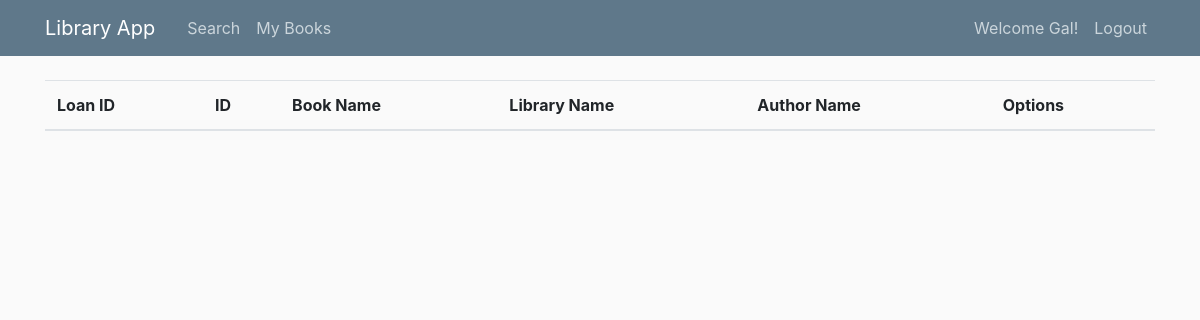
Page /ownedBooks (signed in) on the earlier database version.
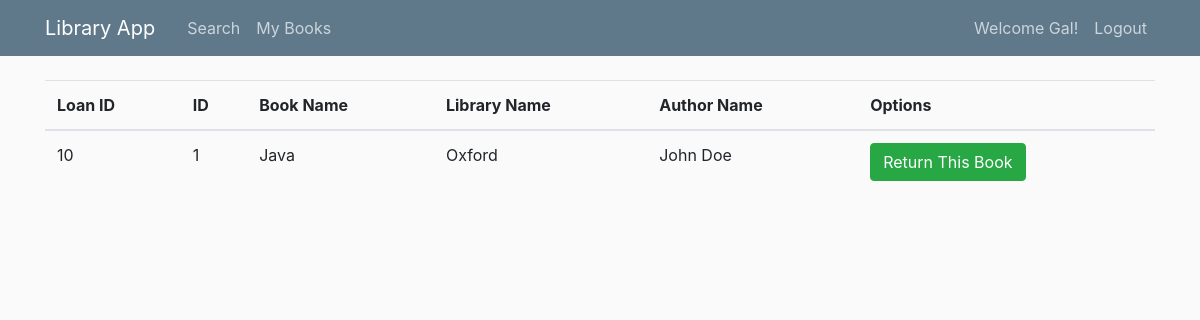
Same page on the later database version.
### models.py (models this page shows, shortened)
class LoanedBook(db.Model):
    loan_id = db.Column(db.Integer, primary_key=True, autoincrement=True)
    member_number = db.Column(db.Integer, db.ForeignKey('membership.member_number'), nullable=False)
    book_id = db.Column(db.Integer, db.ForeignKey('book_in_library.id'), nullable=False)
    library_name = db.Column(db.String(50), nullable=False)
    loan_date = db.Column(db.String(15), nullable=False)
    return_date = db.Column(db.String(15))

class BookInLibrary(db.Model):
    id = db.Column(db.Integer, primary_key=True, autoincrement=True)
    book_name = db.Column(db.String(30), db.ForeignKey('book.bookName'), nullable=False)
    library_name = db.Column(db.String(50), db.ForeignKey('library.libraryName'), nullable=False)
    loan_book_id = db.relationship('LoanedBook', backref='b_id', lazy=True)

class Book(db.Model):
    bookName = db.Column(db.String(30), primary_key=True)
    authorName = db.Column(db.String(30), nullable=False)
    genre_type = db.Column(db.String(30), db.ForeignKey('genre.genre_type'), nullable=False)
    book_il = db.relationship('BookInLibrary', backref='book', lazy=True)

### library.py (the view)
@app.route('/ownedBooks', methods=['GET', 'POST'])
@login_required
def owned_books():
    form = ReturnBookForm()
    user1 = current_user
    current_member = Membership.query.filter_by(member_id=user1.id).first()
    b = LoanedBook.query.filter_by(member_number=current_member.member_id).filter_by(return_date=None)
    if request.method == "POST":
        return_book = request.form.get('return_book')
        book_to_update = LoanedBook.query.filter_by(loan_id=return_book).first()
        book_to_update.return_date = datetime.today().date()
        db.session.commit()
        redirect(url_for('home'))
    return render_template('ownedBooks.html', books=b, return_book=form)

### models.py (called while the page is built)
@login_manager.user_loader
def load_user(user_id):
    return User.query.get(int(user_id))

### templates/ownedBooks.html (shortened to what this page needs)
{% extends "books_layout.html" %}
{% block headers %}
    <th scope="col">Loan ID</th>
    <th scope="col">ID</th>
    <th scope="col">Book Name</th>
    <th scope="col">Library Name</th>
    <th scope="col">Author Name</th>
    <th scope="col">Options</th>
{% endblock headers%}
{% block body %}
    {% for book in books %}
    <tr>
        <td>{{ book.loan_id }}</td>
        <td>{{ book.book_id }}</td>
        <td>{{ book.b_id.book_name }}</td>
        <td>{{ book.library_name }}</td>
        <td>{{ book.b_id.book.authorName }}</td>
        <td>
            <button class="btn btn-outline btn-success" data-toggle="modal" data-target="#Modal-ReturnConfirm-{{ book.loan_id }}">Return This Book</button>
        </td>
    </tr>
    {% endfor %}
{% endblock body%}

Differences in the rows shown:
added LoanedBook: loan_id "10", book_id "1", b_id.book_name "Java", library_name "Oxford", b_id.book.authorName "John Doe"
